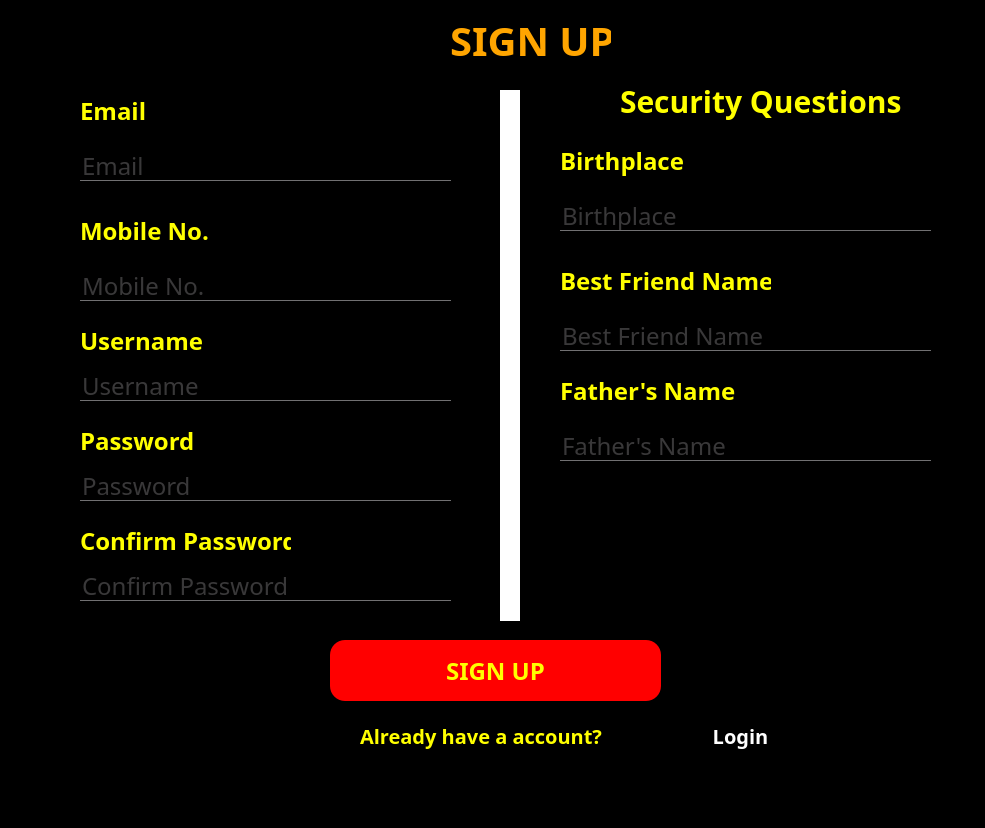
<?xml version="1.0" encoding="UTF-8"?>
<ui version="4.0">
 <class>Form</class>
 <widget class="QWidget" name="Form">
  <property name="geometry">
   <rect>
    <x>0</x>
    <y>0</y>
    <width>985</width>
    <height>828</height>
   </rect>
  </property>
  <property name="windowTitle">
   <string>Form</string>
  </property>
  <property name="styleSheet">
   <string notr="true">*{
background:rgba;
font-family:century gothic;
font-size:24px;
}
QFrame
{
background:rgba;
border-radius:15px
}
QPushButton
{
background:red;
border-radius:60px;
}
QToolButton
{
background:red;
border-radius:60px;
}
QLabel
{
color:white;
background:transparent;
}
QPushButton
{
color:white;
border-radius:15px;
}
QPushButton:hover
{
color:#333;
border-radius:15px;
background:#49ebff;
}
QLineEdit
{
background:transparent;
border:none;
color:#717072;
border-bottom:1px solid #717072
}
</string>
  </property>
  <widget class="QFrame" name="frame">
   <property name="geometry">
    <rect>
     <x>0</x>
     <y>10</y>
     <width>941</width>
     <height>761</height>
    </rect>
   </property>
   <property name="frameShape">
    <enum>QFrame::StyledPanel</enum>
   </property>
   <property name="frameShadow">
    <enum>QFrame::Raised</enum>
   </property>
   <widget class="QLabel" name="label">
    <property name="geometry">
     <rect>
      <x>450</x>
      <y>10</y>
      <width>161</width>
      <height>41</height>
     </rect>
    </property>
    <property name="styleSheet">
     <string notr="true">QLabel
{
color:orange;
background:transparent;
font-weight: bold;
font-size:40px;
}</string>
    </property>
    <property name="text">
     <string>SIGN UP </string>
    </property>
   </widget>
   <widget class="QPushButton" name="signupbutton">
    <property name="geometry">
     <rect>
      <x>330</x>
      <y>630</y>
      <width>331</width>
      <height>61</height>
     </rect>
    </property>
    <property name="font">
     <font>
      <family>century gothic</family>
      <pointsize>-1</pointsize>
      <weight>75</weight>
      <bold>true</bold>
     </font>
    </property>
    <property name="styleSheet">
     <string notr="true">color:yellow;
font-weight: bold;</string>
    </property>
    <property name="text">
     <string>SIGN UP</string>
    </property>
   </widget>
   <widget class="QLabel" name="label_2">
    <property name="geometry">
     <rect>
      <x>80</x>
      <y>200</y>
      <width>151</width>
      <height>41</height>
     </rect>
    </property>
    <property name="font">
     <font>
      <family>century gothic</family>
      <pointsize>-1</pointsize>
      <weight>75</weight>
      <bold>true</bold>
     </font>
    </property>
    <property name="styleSheet">
     <string notr="true">color:yellow;
font-weight: bold;</string>
    </property>
    <property name="text">
     <string>Mobile No.</string>
    </property>
   </widget>
   <widget class="QLabel" name="label_3">
    <property name="geometry">
     <rect>
      <x>80</x>
      <y>410</y>
      <width>141</width>
      <height>41</height>
     </rect>
    </property>
    <property name="font">
     <font>
      <family>century gothic</family>
      <pointsize>-1</pointsize>
      <weight>75</weight>
      <bold>true</bold>
     </font>
    </property>
    <property name="styleSheet">
     <string notr="true">color:yellow;
font-weight: bold;</string>
    </property>
    <property name="text">
     <string>Password</string>
    </property>
   </widget>
   <widget class="QLabel" name="label_4">
    <property name="geometry">
     <rect>
      <x>80</x>
      <y>510</y>
      <width>211</width>
      <height>41</height>
     </rect>
    </property>
    <property name="font">
     <font>
      <family>century gothic</family>
      <pointsize>-1</pointsize>
      <weight>75</weight>
      <bold>true</bold>
     </font>
    </property>
    <property name="styleSheet">
     <string notr="true">color:yellow;
font-weight: bold;</string>
    </property>
    <property name="text">
     <string>Confirm Password</string>
    </property>
   </widget>
   <widget class="QLabel" name="label_5">
    <property name="geometry">
     <rect>
      <x>80</x>
      <y>80</y>
      <width>141</width>
      <height>41</height>
     </rect>
    </property>
    <property name="font">
     <font>
      <family>century gothic</family>
      <pointsize>-1</pointsize>
      <weight>75</weight>
      <bold>true</bold>
     </font>
    </property>
    <property name="styleSheet">
     <string notr="true">color:yellow;
font-weight: bold;</string>
    </property>
    <property name="text">
     <string>Email</string>
    </property>
   </widget>
   <widget class="QLabel" name="label_6">
    <property name="geometry">
     <rect>
      <x>80</x>
      <y>310</y>
      <width>151</width>
      <height>41</height>
     </rect>
    </property>
    <property name="font">
     <font>
      <family>century gothic</family>
      <pointsize>-1</pointsize>
      <weight>75</weight>
      <bold>true</bold>
     </font>
    </property>
    <property name="styleSheet">
     <string notr="true">color:yellow;
font-weight: bold;</string>
    </property>
    <property name="text">
     <string>Username</string>
    </property>
   </widget>
   <widget class="QLabel" name="label_7">
    <property name="geometry">
     <rect>
      <x>360</x>
      <y>710</y>
      <width>311</width>
      <height>31</height>
     </rect>
    </property>
    <property name="font">
     <font>
      <family>century gothic</family>
      <pointsize>-1</pointsize>
      <weight>75</weight>
      <bold>true</bold>
     </font>
    </property>
    <property name="styleSheet">
     <string notr="true">QLabel
{
color:yellow;

background:transparent;
font-weight: bold;
font-size:20px;
}</string>
    </property>
    <property name="text">
     <string>Already have a account?</string>
    </property>
   </widget>
   <widget class="QPushButton" name="login">
    <property name="geometry">
     <rect>
      <x>640</x>
      <y>700</y>
      <width>201</width>
      <height>51</height>
     </rect>
    </property>
    <property name="font">
     <font>
      <family>century gothic</family>
      <pointsize>-1</pointsize>
      <weight>75</weight>
      <bold>true</bold>
     </font>
    </property>
    <property name="styleSheet">
     <string notr="true">QPushButton
{
font-size:20px;
font-weight: bold;
color:white;
background:transparent;
}
QPushButton:hover
{
color:#333;
border-radius:15px;
background:#49ebff;
}</string>
    </property>
    <property name="text">
     <string>Login</string>
    </property>
   </widget>
   <widget class="QPushButton" name="homebtn">
    <property name="geometry">
     <rect>
      <x>0</x>
      <y>20</y>
      <width>93</width>
      <height>28</height>
     </rect>
    </property>
    <property name="styleSheet">
     <string notr="true">QPushButton
{
font-size:14px;
color:white;
background:transparent;
}</string>
    </property>
    <property name="text">
     <string/>
    </property>
    <property name="icon">
     <iconset>
      <normaloff>icons/arrow-left.svg</normaloff>icons/arrow-left.svg</iconset>
    </property>
    <property name="iconSize">
     <size>
      <width>32</width>
      <height>32</height>
     </size>
    </property>
   </widget>
   <widget class="QLineEdit" name="confirmpass">
    <property name="geometry">
     <rect>
      <x>80</x>
      <y>560</y>
      <width>371</width>
      <height>31</height>
     </rect>
    </property>
    <property name="text">
     <string/>
    </property>
    <property name="echoMode">
     <enum>QLineEdit::Normal</enum>
    </property>
    <property name="placeholderText">
     <string>Confirm Password</string>
    </property>
   </widget>
   <widget class="QLineEdit" name="email">
    <property name="geometry">
     <rect>
      <x>80</x>
      <y>140</y>
      <width>371</width>
      <height>31</height>
     </rect>
    </property>
    <property name="text">
     <string/>
    </property>
    <property name="placeholderText">
     <string>Email</string>
    </property>
   </widget>
   <widget class="QLineEdit" name="username">
    <property name="geometry">
     <rect>
      <x>80</x>
      <y>360</y>
      <width>371</width>
      <height>31</height>
     </rect>
    </property>
    <property name="text">
     <string/>
    </property>
    <property name="placeholderText">
     <string>Username</string>
    </property>
   </widget>
   <widget class="QLineEdit" name="password">
    <property name="geometry">
     <rect>
      <x>80</x>
      <y>460</y>
      <width>371</width>
      <height>31</height>
     </rect>
    </property>
    <property name="text">
     <string/>
    </property>
    <property name="echoMode">
     <enum>QLineEdit::Normal</enum>
    </property>
    <property name="placeholderText">
     <string>Password</string>
    </property>
   </widget>
   <widget class="QLineEdit" name="mobileno">
    <property name="geometry">
     <rect>
      <x>80</x>
      <y>260</y>
      <width>371</width>
      <height>31</height>
     </rect>
    </property>
    <property name="text">
     <string/>
    </property>
    <property name="placeholderText">
     <string>Mobile No.</string>
    </property>
   </widget>
   <widget class="Line" name="line">
    <property name="geometry">
     <rect>
      <x>500</x>
      <y>80</y>
      <width>20</width>
      <height>531</height>
     </rect>
    </property>
    <property name="styleSheet">
     <string notr="true">background:white;</string>
    </property>
    <property name="orientation">
     <enum>Qt::Vertical</enum>
    </property>
   </widget>
   <widget class="QLabel" name="label_8">
    <property name="geometry">
     <rect>
      <x>620</x>
      <y>70</y>
      <width>281</width>
      <height>41</height>
     </rect>
    </property>
    <property name="styleSheet">
     <string notr="true">QLabel
{
color:yellow;
background:transparent;
font-weight: bold;
font-size:30px;
}</string>
    </property>
    <property name="text">
     <string>Security Questions</string>
    </property>
   </widget>
   <widget class="QLabel" name="label_9">
    <property name="geometry">
     <rect>
      <x>560</x>
      <y>130</y>
      <width>141</width>
      <height>41</height>
     </rect>
    </property>
    <property name="font">
     <font>
      <family>century gothic</family>
      <pointsize>-1</pointsize>
      <weight>75</weight>
      <bold>true</bold>
     </font>
    </property>
    <property name="styleSheet">
     <string notr="true">color:yellow;
font-weight: bold;</string>
    </property>
    <property name="text">
     <string>Birthplace</string>
    </property>
   </widget>
   <widget class="QLineEdit" name="birthplace">
    <property name="geometry">
     <rect>
      <x>560</x>
      <y>190</y>
      <width>371</width>
      <height>31</height>
     </rect>
    </property>
    <property name="text">
     <string/>
    </property>
    <property name="placeholderText">
     <string>Birthplace</string>
    </property>
   </widget>
   <widget class="QLabel" name="label_10">
    <property name="geometry">
     <rect>
      <x>560</x>
      <y>250</y>
      <width>211</width>
      <height>41</height>
     </rect>
    </property>
    <property name="font">
     <font>
      <family>century gothic</family>
      <pointsize>-1</pointsize>
      <weight>75</weight>
      <bold>true</bold>
     </font>
    </property>
    <property name="styleSheet">
     <string notr="true">color:yellow;
font-weight: bold;</string>
    </property>
    <property name="text">
     <string>Best Friend Name</string>
    </property>
   </widget>
   <widget class="QLabel" name="label_11">
    <property name="geometry">
     <rect>
      <x>560</x>
      <y>360</y>
      <width>181</width>
      <height>41</height>
     </rect>
    </property>
    <property name="font">
     <font>
      <family>century gothic</family>
      <pointsize>-1</pointsize>
      <weight>75</weight>
      <bold>true</bold>
     </font>
    </property>
    <property name="styleSheet">
     <string notr="true">color:yellow;
font-weight: bold;</string>
    </property>
    <property name="text">
     <string>Father's Name</string>
    </property>
   </widget>
   <widget class="QLineEdit" name="fathername">
    <property name="geometry">
     <rect>
      <x>560</x>
      <y>420</y>
      <width>371</width>
      <height>31</height>
     </rect>
    </property>
    <property name="text">
     <string/>
    </property>
    <property name="placeholderText">
     <string>Father's Name</string>
    </property>
   </widget>
   <widget class="QLineEdit" name="bfname">
    <property name="geometry">
     <rect>
      <x>560</x>
      <y>310</y>
      <width>371</width>
      <height>31</height>
     </rect>
    </property>
    <property name="text">
     <string/>
    </property>
    <property name="placeholderText">
     <string>Best Friend Name</string>
    </property>
   </widget>
  </widget>
 </widget>
 <resources>
  <include location="icons/icons.qrc"/>
 </resources>
 <connections/>
</ui>
